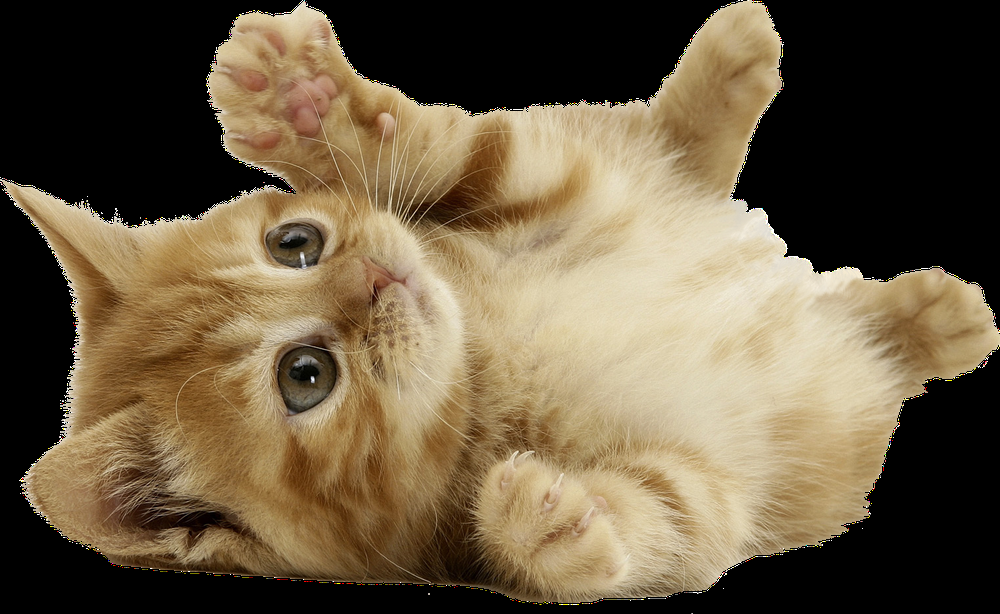
#> input picture GerenciamentoImagens/Aula 17-09-2026/gato.png, 1000 x 614 px, shrunk from 1520 x 934 before the run
$ python K-Means.py
#> lines starting #> are read from the running program, lines starting #| are printed output that depends on the picture
import time

import matplotlib.pyplot as plt
import cv2
import numpy as np

img = cv2.imread('gato.png')
#> img is the input picture: shape (614, 1000, 3); mean B, G, R 68.1, 92.6, 107.8
img = cv2.cvtColor(img, cv2.COLOR_BGR2RGB)

n, m, c = img.shape
#> n = 614; m = 1000; c = 3
print(f'linhas: {n} colunas: {m} canais: {c}')
#| linhas: 614 colunas: 1000 canais: 3

# Parte de inicialização:
faixa = []
plano = []
for cor in range(c):
    plano.append(img[:,:,cor])
    #plt.imshow(plano[-1], cmap = 'gray')
    #plt.show()
    faixa.append(plano[-1].flatten())
    #plt.plot(faixa[-1])
    plt.scatter(np.arange(len(faixa[-1])), faixa[-1])
#> after the loop, faixa = 3 items; plano = 3 items
    #plt.show()
K = 2
centroid = []
n_pixels = len(faixa[0])
#> n_pixels = 614000
for k in range(K):
    px = np.random.randint(0,n_pixels)
    # [4 lines of commented-out code are left out]
    v = []
    for f in faixa:
        v.append(f[px])
    centroid.append(np.array(v))
    print(centroid[-1])
#> this loop made 2 passes
#> px on passes 1 to 2: 305711, 435829
#| [238 228 204]
#| [203 179 133]
#> after the loop, centroid = [[238, 228, 204], [203, 179, 133]]
    #print(f' centroid[{K}] = {centroid[K]}')

# parte de Agrupamento:
tic = time.time()
CLUSTER = [[] for _ in range(K)]
for px in range(n_pixels):
    v = [faixa[0][px], faixa[1][px], faixa[2][px]]
    d = []
    for k in range(K):
        d.append(np.linalg.norm(np.array(v) - np.array(centroid[k])))
    cluster = np.argmin(d)
    CLUSTER[cluster].append(px)
print(len(CLUSTER[0]), len(CLUSTER[1]))
print(f'(temp: {time.time() - tic})S')


#Parte do Centroid:
novo_centroid = []
for k in range(K):
    L = len(CLUSTER[k])
    S = np.zeros(3)
    for px in CLUSTER[k]:
        S+=[faixa[0][px], faixa[1][px], faixa[2][px]]
    novo_centroid.append([int(S[0]/L), int(S[1]/L), int(S[2]/L)])
#> this loop made 2 passes
#> after the loop, novo_centroid = [[79, 64, 42], [215, 200, 166]]
print(f'novos centroids: {novo_centroid}')
#| novos centroids: [[79, 64, 42], [215, 200, 166]]
print(f'tempo:{time.time()-tic}S')
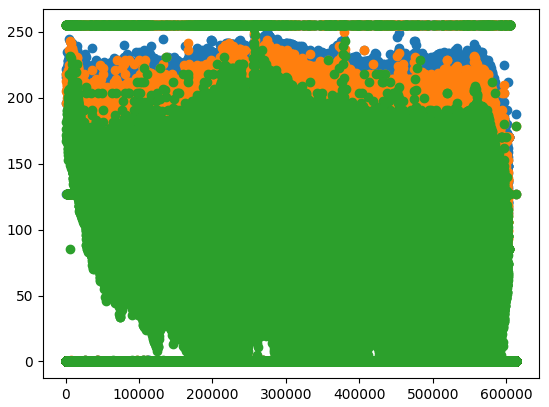
#> figure drawn by matplotlib, 1 panel
